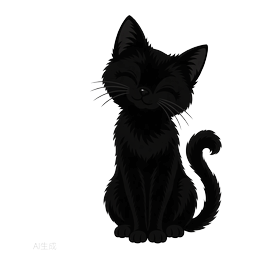
#> input picture app/assets/pet/pet_blink.png, 256 x 256 px, given in place of pet_walk1.png, which was not available
$ python normalize_pet_frames.py
#> lines starting #> are read from the running program, lines starting #| are printed output that depends on the picture; after the words box and inside, x2 and y2 are one past the last pixel; in counts of white or black regions, pixels touching at a corner belong together
"""Normalize Calico pet frames to a uniform 256x256 bottom-anchored canvas.

Character height is normalized per pose group so that the walk cycle and
state animations line up when the widget scales every frame to the same
pixel height. Run from the project root:

    .venv/Scripts/python.exe scripts/normalize_pet_frames.py
"""

from __future__ import annotations

import os
import sys

from PIL import Image

ROOT = os.path.dirname(os.path.dirname(os.path.abspath(__file__)))
PET_DIR = os.path.join(ROOT, "app", "assets", "pet")
CANVAS = 256
BOTTOM_MARGIN = 6
MAX_W = CANVAS - 6

# Character height (px on the 256 canvas) per pose group.
HEIGHTS: dict[str, int] = {}
for _n in ("walk1", "walk2", "walk3", "walk4",
           "step1", "step2", "step3", "step4", "step5", "step6", "standup"):
    HEIGHTS[_n] = 200
HEIGHTS.update({
    "sitdown": 180,
    "crouch": 150,
    "sleep": 150,
    "stretch": 165,
    "pounce": 160,
})
for _n in ("idle", "blink", "look", "ear", "tail1", "tail2", "happy", "happy2"):
    HEIGHTS[_n] = 235


def normalize(name: str, target_h: int) -> tuple[int, int]:
#> called with name = 'walk1', target_h = 200
    path = os.path.join(PET_DIR, f"pet_{name}.png")
    im = Image.open(path).convert("RGBA")
#> im is the input picture: PIL image 256x256 RGBA; mean R, G, B, A 2, 2, 1.9, 67.5

    # Trim to the opaque bounding box, ignoring faint alpha noise.
    alpha = im.getchannel("A").point(lambda a: 255 if a > 16 else 0)
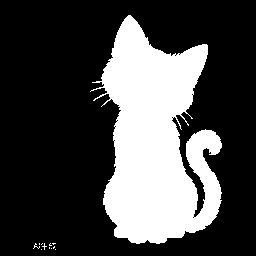
#> alpha: PIL image 256x256 L; 27.8% white; 12 white regions (11 under 20 px), largest, box (x1, y1, x2, y2) and area: (90, 15, 222, 244) 18201
    bbox = alpha.getbbox()
#> bbox = (33, 15, 222, 250)
    if bbox is None:
        raise RuntimeError(f"{name}: fully transparent image")
    im = im.crop(bbox)
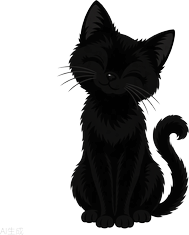
#> im: PIL image 189x235 RGBA; mean R, G, B, A 2.9, 2.9, 2.8, 99.6; transparent parts drawn white

    # Scale so the character is `target_h` tall, but never wider than MAX_W.
    w, h = im.size
#> w = 189; h = 235
    scale = target_h / h
#> scale = 0.851
    if w * scale > MAX_W:
        scale = MAX_W / w
    new_w, new_h = max(1, round(w * scale)), max(1, round(h * scale))
#> new_w = 161; new_h = 200
    im = im.resize((new_w, new_h), Image.LANCZOS)
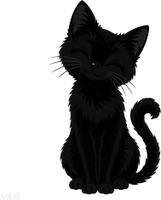
#> im: PIL image 161x200 RGBA; mean R, G, B, A 3.1, 3, 2.9, 99.7; transparent parts drawn white

    canvas = Image.new("RGBA", (CANVAS, CANVAS), (0, 0, 0, 0))
#> canvas: PIL image 256x256 RGBA; every value is 0
    canvas.paste(im, ((CANVAS - new_w) // 2, CANVAS - new_h - BOTTOM_MARGIN), im)
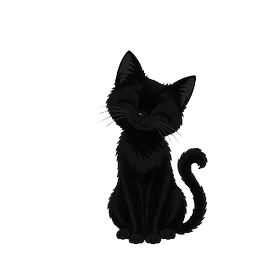
#> canvas: PIL image 256x256 RGBA; mean R, G, B, A 1.3, 1.3, 1.3, 47.4; transparent parts drawn white
    canvas.save(path)
    return new_w, new_h


def main() -> int:
    failed: list[str] = []
    for name, target_h in HEIGHTS.items():
        try:
            w, h = normalize(name, target_h)
#> w = 161; h = 200
            flag = " <- width-capped" if h != target_h else ""
#> flag = ''
            print(f"[OK] {name:8s} {w:3d}x{h:<3d} (target h={target_h}){flag}")
#| [OK] walk1    161x200 (target h=200)
        except Exception as exc:  # noqa: BLE001
            failed.append(name)
            print(f"[FAIL] {name}: {exc}")
#> pass 2 of the loop in main, `for name, target_h in HEIGHTS.items():`:
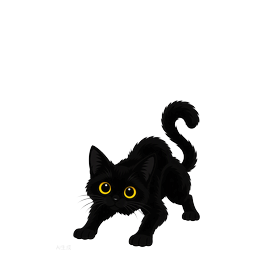
#> input picture app/assets/pet/pet_crouch.png, 256 x 256 px, given in place of pet_walk2.png, which was not available
#> in normalize, im is the input picture: PIL image 256x256 RGBA; mean R, G, B, A 1.2, 1, 0.8, 33.8
#> in normalize (call 2), `alpha = im.getchannel("A").point(lambda a: 255 if a > 16 else 0)`:
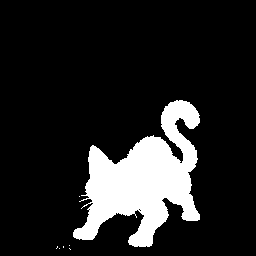
#> alpha: PIL image 256x256 L; 14.1% white; 7 white regions (6 under 20 px), largest, box (x1, y1, x2, y2) and area: (73, 100, 200, 247) 9233
#> bbox = (56, 100, 200, 250)
#> in normalize (call 2), `canvas.paste(im, ((CANVAS - new_w) // 2, CANVAS - new_h - BOTTOM_MARGI..`:
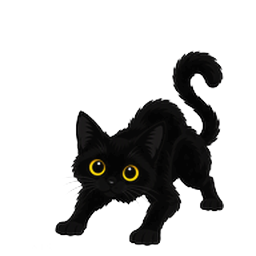
#> canvas: PIL image 256x256 RGBA; mean R, G, B, A 1.9, 1.7, 1.2, 57.8; transparent parts drawn white
#| [OK] walk2    192x200 (target h=200)
    if failed:
        print(f"failed frames: {', '.join(failed)}")
        return 1
    print(f"all {len(HEIGHTS)} frames normalized -> {PET_DIR}")
    return 0


if __name__ == "__main__":
#> (the run stopped early here; a loop or call above may not have finished)
